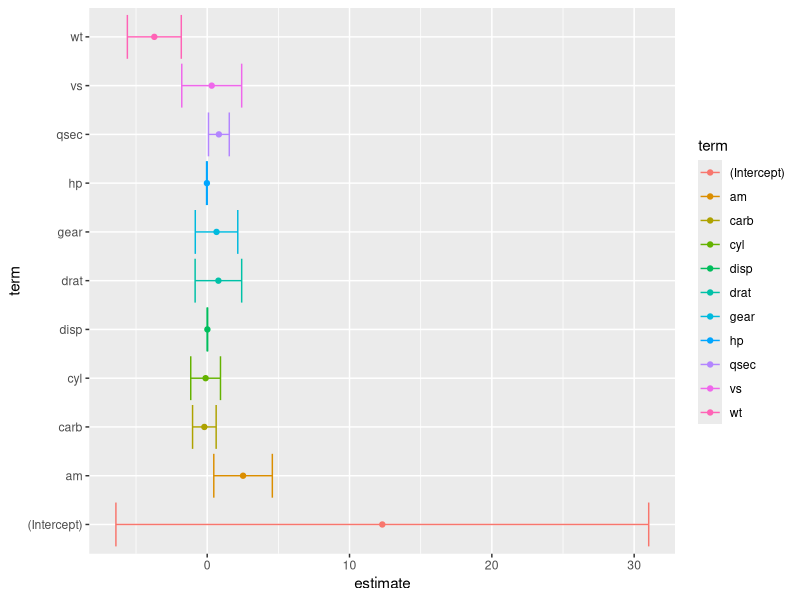

Recreate this plot in R. (Note: this script raises an error after producing the figure.)
#Install packages using 
#install.packages("package name")

library(tibble)
library(tidyr)
library(dplyr)
library(broom)
library(ggplot2)

#look at data
data(mtcars)
names(mtcars)

#run model and visualizae coefficients
results <- lm(mpg ~ ., data = mtcars)
summary(results)

td <- broom::tidy(results)
td$conf.low <- td$estimate - td$std.error
td$conf.high <- td$estimate + td$std.error

ggplot2::ggplot(td, aes(estimate, term, color = term)) + 
  geom_point() + 
  geom_errorbarh(aes(xmin = conf.low, xmax = conf.high))


#subset by cyl and run model
results2 <- mtcars %>% dplyr::group_by(cyl) %>%  dplyr::do(fit = lm(mpg ~ ., data = .))

td <- results2 %>% broom::tidy(fit)

td$conf.low <- td$estimate - td$std.error
td$conf.high <- td$estimate + td$std.error


ggplot2::ggplot(td, aes(estimate, term, color = term)) + 
  geom_point() + 
  geom_errorbarh(aes(xmin = conf.low, xmax = conf.high)) + 
  facet_grid(.~cyl)


#reshape data
td_wide <- td %>% dplyr::select(cyl, term, estimate) %>% tidyr::spread(term, estimate)